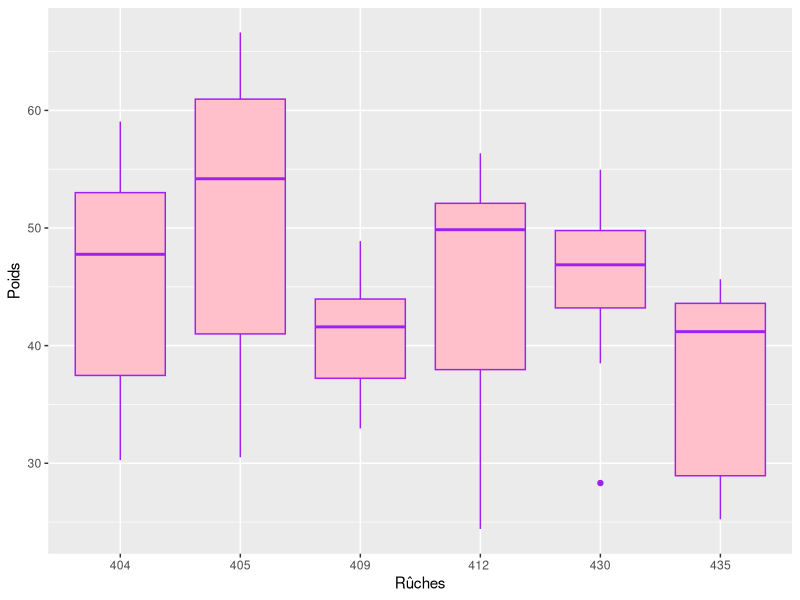
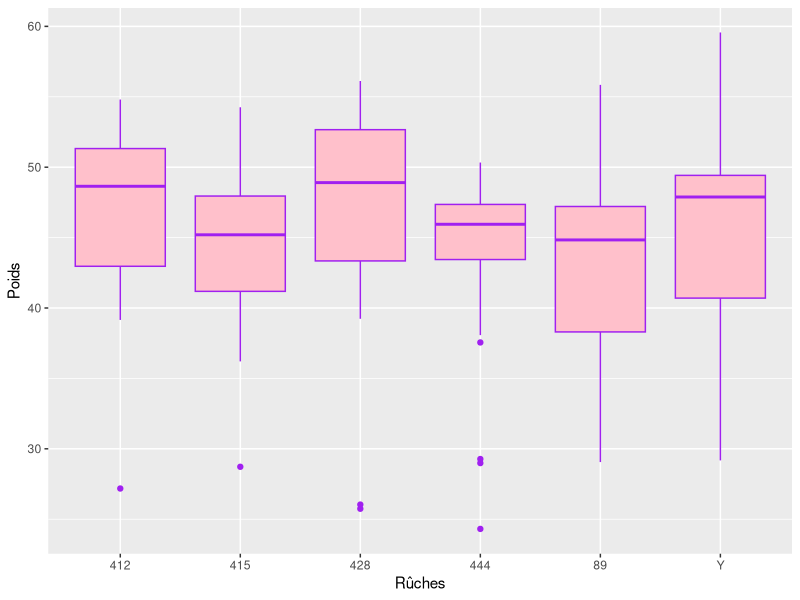

These charts were generated, in order, by the following R code:
library(ggplot2)
library(tidyr)
library(dplyr)
library(readxl)

# Charger les données
poids_ruches <- read_excel("BD/Weight_2023_Sica_Confoux.xlsx")

colnames(poids_ruches) <- c("date", "412 ", "409", "435",
                            "430", "404", "405",
                            "415", "428", "444",
                            "412", "Y", "89")

poids_sansdate <- poids_ruches %>%
  select(-1)

#Suppression de la colonne Date et des rûches de Confoux
poids_sica_sansdate <- poids_sansdate %>%
  select((ncol(poids_sansdate)-5):ncol(poids_sansdate))

#Suppression de la colonne Date et des rûches de Sica
poids_confoux_sansdate <- poids_sansdate %>%
  select(1:6)

# Transformer les données en format long

poids_long_confoux <- poids_confoux_sansdate%>%
  pivot_longer(cols = everything(), names_to = "ruche", values_to = "poids") %>%
  filter(!is.na(poids))  # Filtrer les valeurs manquantes

poids_long_sica <- poids_sica_sansdate%>%
  pivot_longer(cols = everything(), names_to = "ruche", values_to = "poids") %>%
  filter(!is.na(poids))  # Filtrer les valeurs manquantes

#Tracé des boxplot
ggplot(poids_long_confoux, aes(x = ruche, y = poids)) +
  geom_boxplot(fill = "pink", color = "purple") +
  labs(y = "Poids", x ="Rûches")

ggplot(poids_long_sica, aes(x = ruche, y = poids)) +
  geom_boxplot(fill = "pink", color = "purple") +
  labs(y = "Poids", x = "Rûches")

# mauve = médiane
# moustache = étendue des données en dehors des quantiles

